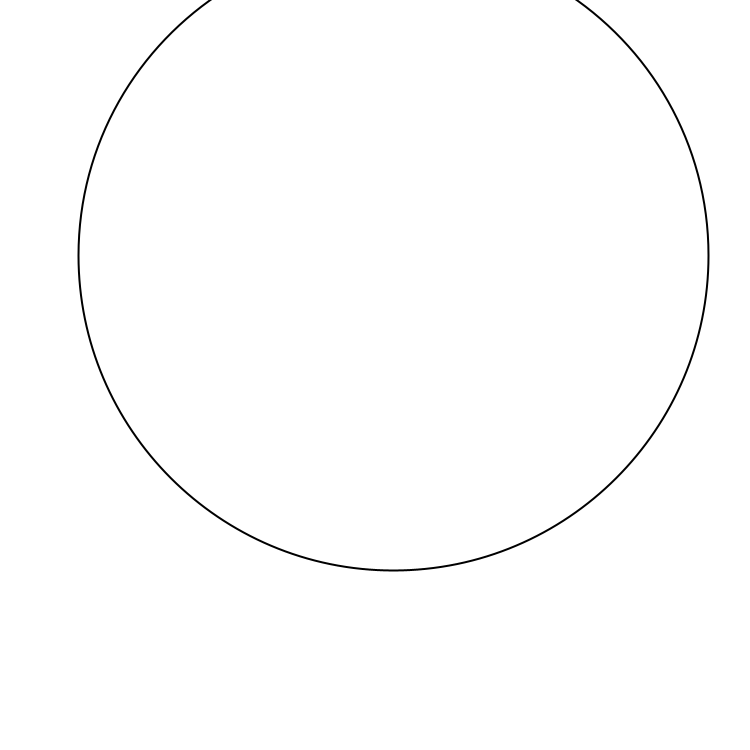
Frame 1 (no input)
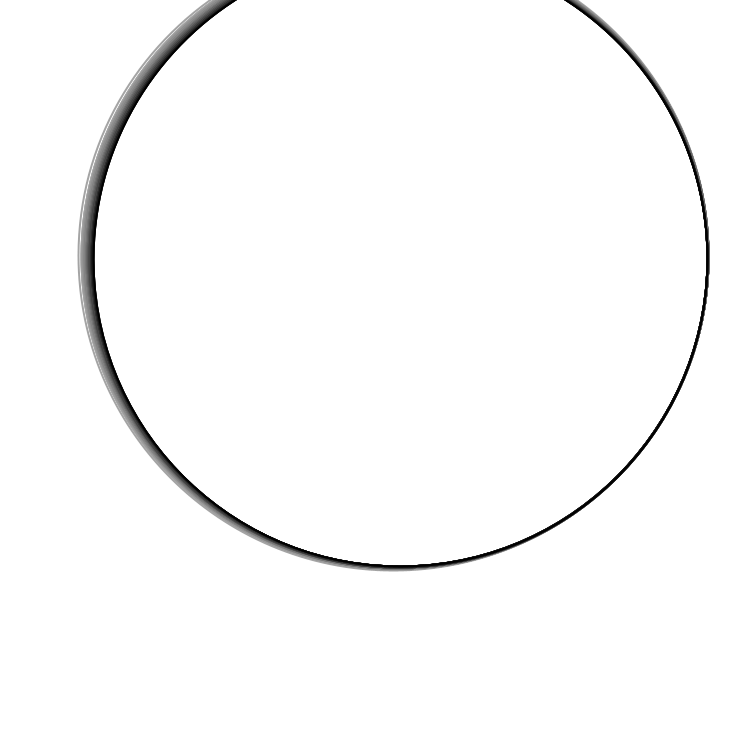
Frame 60 (the mouse pressed at the canvas centre just before this capture)
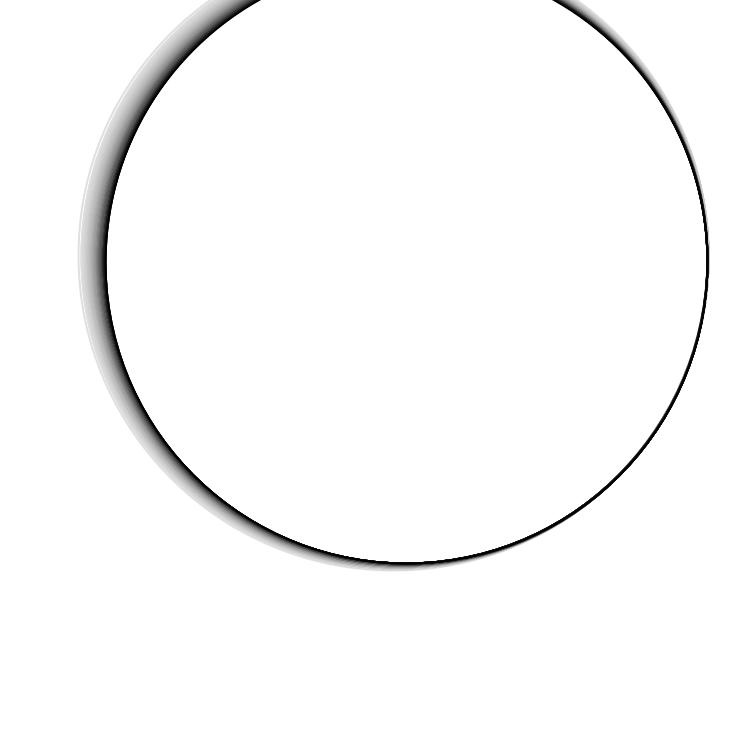
Frame 120 (the mouse held since frame 60 and released just before this capture)

The Processing sketch that drew these frames (run headless with seeded random() and noise(); from frame 60 on, the mouse is pressed at the canvas centre):

// Processing sketch: processing_81671
// ── processing_81671.pde

//import processing.opengl.*;

float s0 = second(); //einmal aktuelle sekunde


float m0 = minute();
//float m = mmm*6-90;

float h0 = hour();
//float hh = h*30-90;


void setup() {
  size(750, 750);
  smooth();
  background(255);
}


void draw() {

  //background(255);
  
  if (frameCount%6==0){
    
    noStroke();
    fill(255,25.5);
    rect(0,0,800,800);
  }
 
  
//  fill(255);
//
//  stroke(0); 
//
//  line(750/2, 0, 750/2, 750);
//
//  line(0, 750/2, 750, 750/2);

  noStroke();

  float milla = millis();


  //zeiger mit kleinen winkelschritten

  fill(255, 0, 0);

  float s1 = radians(6 * s0 + (s0 + milla)/1000*6-90);      // s0 * 6 - 90 = startwinkel aus aktueller sekunde beim start. 

  float x3 = width/2 + 300*cos(s1);
  float y3 = height/2 + 300*sin(s1);

  //ellipse(x1, y1, 10, 10);



  /*float m1 = radians(6 * m0  + (m0 + milla)/10000.0 -90);      // s0 * 6 - 90 = startwinkel aus aktueller minute beim start. 

  float x2 = width/2 + 250*cos(m1);
  float y2 = height/2 + 250*sin(m1);

  //ellipse (x2, y2, 10, 10);



  float h1 = radians(30 * h0 + (milla/1000/12)/10 - 90);      // winkel h1 erhöht sich alle 12 sekunden um 0.1 (0.1 * 5 * 60 = 30° pro stunde)

  float x3 = width/2 + 200* cos(h1);
  float y3 = height/2 + 200 * sin(h1);*/

  //ellipse (x3, y3, 10, 10);  





  //kontrollzeiger

  fill(0, 0, 0);

 float hr = radians(30*hour()-90); //pro stunde 30°   (-90° entspricht 12 Uhr)

 float x1 = width/2 + 250* cos(hr);
 float y1 = height/2 + 250 * sin(hr);
 
 //ellipse (x1, y1, 30, 30);


  float mi = radians(6*minute()-90); //pro minute 6°   (-90° entspricht 12 Uhr)

  float x2 = width/2 + 350*cos(mi);
  float y2 = height/2 + 350*sin(mi);
  
  //ellipse (x2,y2 , 30, 30);


//  float s =radians(6*second()-90); //pro sekunde 6°   (-90° entspricht 12 Uhr)
//
//  
//  float x3 = width/2 + 375*cos(s);
//  float y3 = height/2 + 375*sin(s);
  
  //ellipse(x3, y3, 30, 30);


 
  
  
  
  
    
    float slope1 = (y1-y2)/(x1-x2);
    float slope2 = (y2-y3)/(x2-x3);
  
    if(slope1!=slope2){
     
      float centerX = (slope1*slope2*(y3-y1) + slope1*(x2+x3) - slope2*(x1+x2))/(2*(slope1-slope2));
      float centerY = -1/slope1*(centerX-(x1+x2)/2)+(y1+y2)/2;
      float radius = dist(centerX, centerY, x2, y2);
      
      
      
      noFill();
      stroke(0);
      
      
     
      
      
      strokeWeight(2);
      ellipse(centerX, centerY, 2*radius, 2*radius);
      
      
    
  

  }

}
